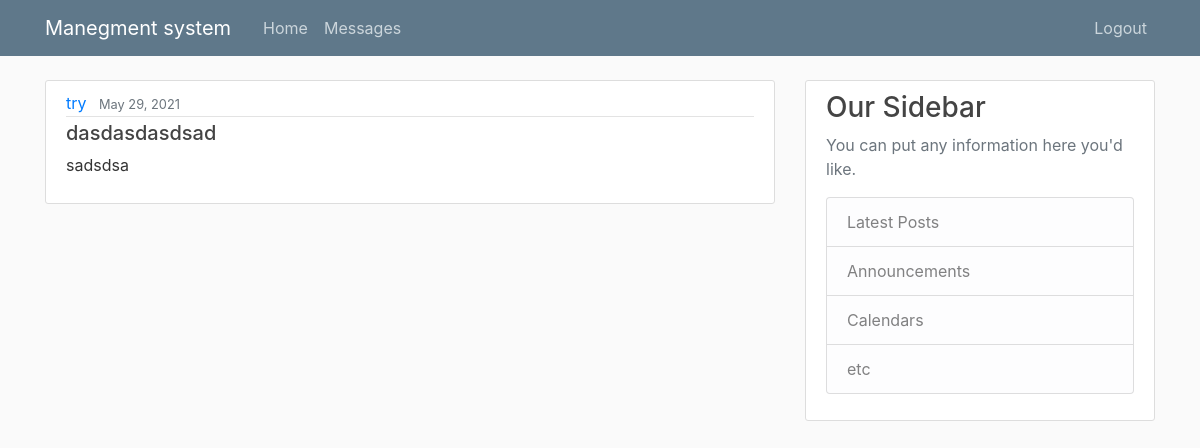
Page /accounts/profile/Messages/ (signed in) on the earlier database version.
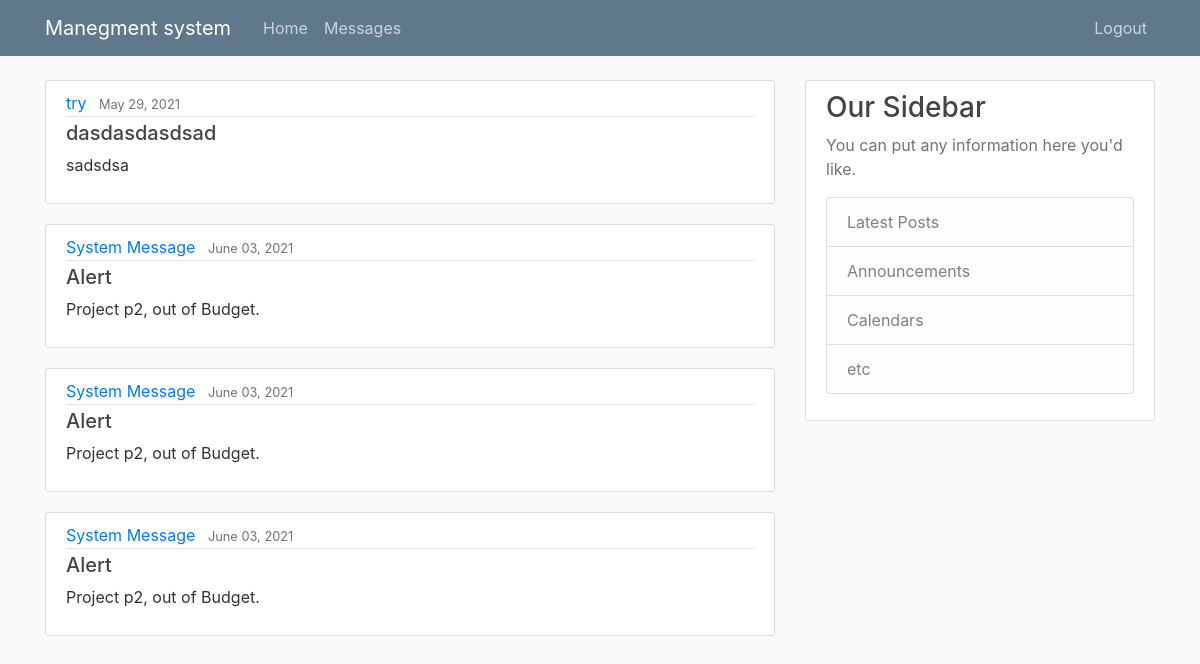
Same page on the later database version.
### Message/models.py (models this page shows)
class Messages(models.Model):
    sender = models.CharField(max_length=300, null=False)
    reciver = models.ForeignKey(User,on_delete=models.CASCADE,null=False)
    message= models.CharField(max_length=500, null=False)
    date = models.DateField(auto_now_add=True,null=False)
    Subject= models.CharField(max_length=300, null=False)
    readConf= models.BooleanField(default=False)

### pages/views.py (the view)
# urls.py: path('accounts/profile/Messages/',MessagePage_view),
def MessagePage_view(request):
    list = Messages.objects.all().filter(reciver=request.user.id, readConf=False).order_by("date")
    return render(request, "MessagesPage.html", {'tasks': list})

### templates/MessagesPage.html
{% extends "Base.html" %}
{% block content %}
    {% for task in tasks %}
        <article class="media content-section">
          <div class="media-body">
            <div class="article-metadata">
              <a class="mr-2" href="#">{{ task.sender }}</a>
              <small class="text-muted">{{ task.date|date:"F d, Y" }}</small>
            </div>
            <h5><a class="article-title" href="#">{{ task.Subject }}</a></h5>
            <p class="article-content">{{ task.message }}</p>
              </div>
        </article>
    {% endfor %}
{% endblock content %}

### templates/Base.html (shortened to what this page needs)
{% load static %}
<!DOCTYPE html>
<html>
<head>
    <link rel="stylesheet" href="https://maxcdn.bootstrapcdn.com/bootstrap/4.0.0/css/bootstrap.min.css">
    <link rel="stylesheet" type="text/css" href="{% static 'styles/main.css' %}">
</head>
<body>
    <header class="site-header">
      <nav class="navbar navbar-expand-md navbar-dark bg-steel fixed-top">
        <div class="container">
          <a class="navbar-brand mr-4" href="{% url 'logd_view' %}">Manegment system</a>
          <div class="collapse navbar-collapse" id="navbarToggle">
            <div class="navbar-nav mr-auto">
              <a class="nav-item nav-link" href="{% url 'logd_view' %}">Home</a>
              <a class="nav-item nav-link" href="{% url 'MessagePage_view' %}">Messages</a>
            </div>
            <div class="navbar-nav">
              {% if user.is_authenticated %}
                <a class="nav-item nav-link" href="{% url 'logout' %}">Logout</a>
              {% else %}
                <a class="nav-item nav-link" href="{% url 'login' %}">Login</a>
              {% endif %}
            </div>
          </div>
        </div>
      </nav>
    </header>
    <main role="main" class="container">
      <div class="row">
        <div class="col-md-8">
          {% block content %}{% endblock %}
        </div>
        <div class="col-md-4">
          <div class="content-section">
            <h3>Our Sidebar</h3>
            <p class='text-muted'>You can put any information here you'd like.
              <ul class="list-group">
                <li class="list-group-item list-group-item-light">Latest Posts</li>
                <li class="list-group-item list-group-item-light">Announcements</li>
                <li class="list-group-item list-group-item-light">Calendars</li>
                <li class="list-group-item list-group-item-light">etc</li>
              </ul>
            </p>
          </div>
        </div>
      </div>
    </main>
</body>
</html>

### static/styles/main.css (style rules this page uses)
body { background: #fafafa; color: #333333; margin-top: 5rem; }
h1, h2, h3, h4, h5, h6 { color: #444444; }
ul { margin: 0; }
.bg-steel { background-color: #5f788a; }
.site-header .navbar-nav .nav-link { color: #cbd5db; }
.content-section { background: #ffffff; padding: 10px 20px; border: 1px solid #dddddd; border-radius: 3px; margin-bottom: 20px; }
.article-title { color: #444444; }
.article-content { white-space: pre-line; }
.article-metadata { padding-bottom: 1px; margin-bottom: 4px; border-bottom: 1px solid #e3e3e3 }

Differences in the rows shown:
added Messages: sender "System Message", date "June 03, 2021", Subject "Alert", message "Project p2, out of Budget."
added Messages: sender "System Message", date "June 03, 2021", Subject "Alert", message "Project p2, out of Budget."
added Messages: sender "System Message", date "June 03, 2021", Subject "Alert", message "Project p2, out of Budget."
